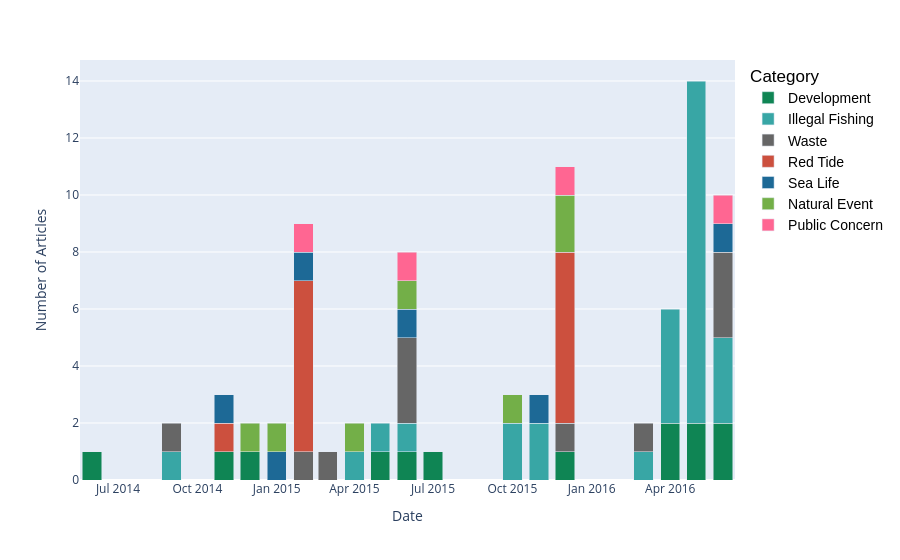

Notebook code for this chart:
### Code cell
fig = px.bar(timeline_data,
             x='date',
             y='article_count', 
             color='category',
             color_discrete_map=color_discrete_map,    
             labels={'date': 'Date', 'article_count': 'Number of Articles', 'category': 'Category'})

fig.update_layout(barmode='stack',
                 legend=dict(font=dict(
                      family='Arial',
                      size=14,
                      color='black',
                      textcase='word caps'
                  ))
                 )
fig.update_xaxes(categoryorder='category ascending')
fig.show()

### Figure 1 — Plotly figure (JSON) as saved in the notebook; plotly's stock layout.template omitted (floating-point values rounded to 4 significant figures)
{"data": [{"hovertemplate": "Category=development<br>Date=%{x}<br>Number of Articles=%{y}<extra></extra>", "legendgroup": "development", "marker": {"color": "rgb(15, 133, 84)", "pattern": {"shape": ""}}, "name": "development", "orientation": "v", "showlegend": true, "textposition": "auto", "type": "bar", "x": ["2014-06-01T00:00:00.000000000", "2014-11-01T00:00:00.000000000", "2014-12-01T00:00:00.000000000", "2015-05-01T00:00:00.000000000", "2015-06-01T00:00:00.000000000", "2015-07-01T00:00:00.000000000", "2015-12-01T00:00:00.000000000", "2016-04-01T00:00:00.000000000", "2016-05-01T00:00:00.000000000", "2016-06-01T00:00:00.000000000"], "xaxis": "x", "y": [1, 1, 1, 1, 1, 1, 1, 2, 2, 2], "yaxis": "y"}, {"hovertemplate": "Category=illegal fishing<br>Date=%{x}<br>Number of Articles=%{y}<extra></extra>", "legendgroup": "illegal fishing", "marker": {"color": "rgb(56, 166, 165)", "pattern": {"shape": ""}}, "name": "illegal fishing", "orientation": "v", "showlegend": true, "textposition": "auto", "type": "bar", "x": ["2014-09-01T00:00:00.000000000", "2015-04-01T00:00:00.000000000", "2015-05-01T00:00:00.000000000", "2015-06-01T00:00:00.000000000", "2015-10-01T00:00:00.000000000", "2015-11-01T00:00:00.000000000", "2016-03-01T00:00:00.000000000", "2016-04-01T00:00:00.000000000", "2016-05-01T00:00:00.000000000", "2016-06-01T00:00:00.000000000"], "xaxis": "x", "y": [1, 1, 1, 1, 2, 2, 1, 4, 12, 3], "yaxis": "y"}, {"hovertemplate": "Category=waste<br>Date=%{x}<br>Number of Articles=%{y}<extra></extra>", "legendgroup": "waste", "marker": {"color": "rgb(102, 102, 102)", "pattern": {"shape": ""}}, "name": "waste", "orientation": "v", "showlegend": true, "textposition": "auto", "type": "bar", "x": ["2014-09-01T00:00:00.000000000", "2015-02-01T00:00:00.000000000", "2015-03-01T00:00:00.000000000", "2015-06-01T00:00:00.000000000", "2015-12-01T00:00:00.000000000", "2016-03-01T00:00:00.000000000", "2016-06-01T00:00:00.000000000"], "xaxis": "x", "y": [1, 1, 1, 3, 1, 1, 3], "yaxis": "y"}, {"hovertemplate": "Category=red tide<br>Date=%{x}<br>Number of Articles=%{y}<extra></extra>", "legendgroup": "red tide", "marker": {"color": "rgb(204, 80, 62)", "pattern": {"shape": ""}}, "name": "red tide", "orientation": "v", "showlegend": true, "textposition": "auto", "type": "bar", "x": ["2014-11-01T00:00:00.000000000", "2015-02-01T00:00:00.000000000", "2015-12-01T00:00:00.000000000"], "xaxis": "x", "y": [1, 6, 6], "yaxis": "y"}, {"hovertemplate": "Category=sea life<br>Date=%{x}<br>Number of Articles=%{y}<extra></extra>", "legendgroup": "sea life", "marker": {"color": "rgb(29, 105, 150)", "pattern": {"shape": ""}}, "name": "sea life", "orientation": "v", "showlegend": true, "textposition": "auto", "type": "bar", "x": ["2014-11-01T00:00:00.000000000", "2015-01-01T00:00:00.000000000", "2015-02-01T00:00:00.000000000", "2015-06-01T00:00:00.000000000", "2015-11-01T00:00:00.000000000", "2016-06-01T00:00:00.000000000"], "xaxis": "x", "y": [1, 1, 1, 1, 1, 1], "yaxis": "y"}, {"hovertemplate": "Category=natural event<br>Date=%{x}<br>Number of Articles=%{y}<extra></extra>", "legendgroup": "natural event", "marker": {"color": "rgb(115, 175, 72)", "pattern": {"shape": ""}}, "name": "natural event", "orientation": "v", "showlegend": true, "textposition": "auto", "type": "bar", "x": ["2014-12-01T00:00:00.000000000", "2015-01-01T00:00:00.000000000", "2015-04-01T00:00:00.000000000", "2015-06-01T00:00:00.000000000", "2015-10-01T00:00:00.000000000", "2015-12-01T00:00:00.000000000"], "xaxis": "x", "y": [1, 1, 1, 1, 1, 2], "yaxis": "y"}, {"hovertemplate": "Category=public concern<br>Date=%{x}<br>Number of Articles=%{y}<extra></extra>", "legendgroup": "public concern", "marker": {"color": "#FF6692", "pattern": {"shape": ""}}, "name": "public concern", "orientation": "v", "showlegend": true, "textposition": "auto", "type": "bar", "x": ["2015-02-01T00:00:00.000000000", "2015-06-01T00:00:00.000000000", "2015-12-01T00:00:00.000000000", "2016-06-01T00:00:00.000000000"], "xaxis": "x", "y": [1, 1, 1, 1], "yaxis": "y"}], "layout": {"barmode": "stack", "legend": {"font": {"color": "black", "family": "Arial", "size": 14, "textcase": "word caps"}, "title": {"text": "Category"}, "tracegroupgap": 0}, "margin": {"t": 60}, "xaxis": {"anchor": "y", "categoryorder": "category ascending", "domain": [0, 1], "title": {"text": "Date"}}, "yaxis": {"anchor": "x", "domain": [0, 1], "title": {"text": "Number of Articles"}}}}
